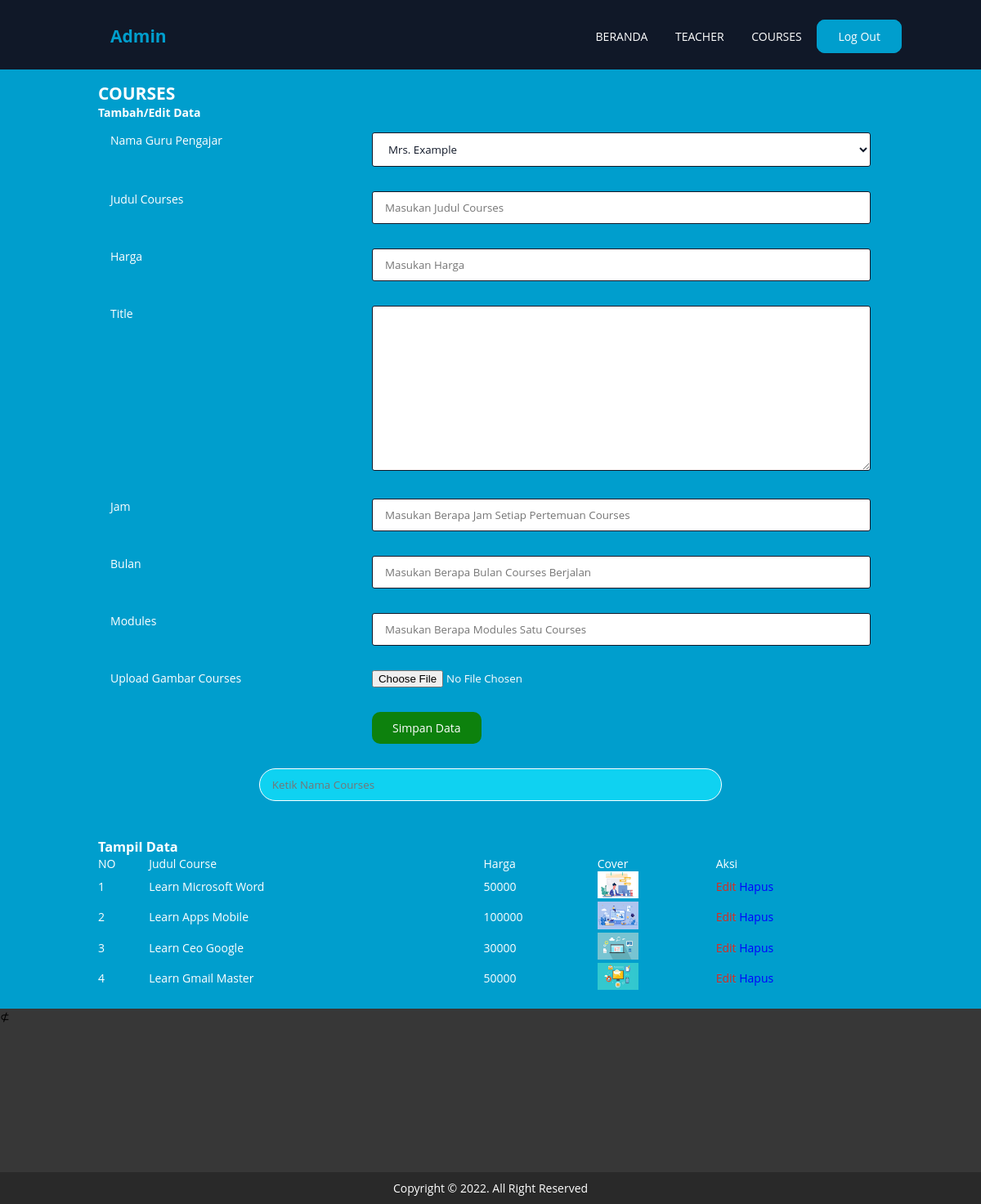
The app's page /admin/index.php?page=courses (signed in) with its own data.
### tables this page shows
CREATE TABLE `course` (
  `id_course` int(11) NOT NULL,
  `id_teacher` int(11) NOT NULL,
  `judul` varchar(100) NOT NULL,
  `harga` int(11) NOT NULL,
  `title` text NOT NULL,
  `jam` int(11) NOT NULL,
  `bulan` int(11) NOT NULL,
  `modules` int(11) NOT NULL,
  `images` varchar(100) NOT NULL
);

### admin/page/tambah_courses.php (the view, shortened to what this page needs)
<?php
$cekuserlogin = $_SESSION['username'];
?>
<?php
if (empty($cekuserlogin)) {
	header("Location: login.php");
} else { ?>
	<!DOCTYPE html>
	<html>
	<head>
		<link rel="stylesheet" type="text/css" href=".../style.css">
	</head>
	<body>
		<div class="body_konten2">
			<div class="container">
				<h2 class="heading_teacher">COURSES</h2>
				<b>Tambah/Edit Data</b>
				<form method="post" action="?page=courses&&proses=simpan" enctype="multipart/form-data">
					<label class="col-4">Nama guru pengajar</label>
					<div class="col-8">
						<select class="form_input" name="id_teacher">
							<?php
							$teacher = mysqli_query(
								$conn,
								"SELECT * FROM teacher"
							);
							while ($teacher1 = mysqli_fetch_array($teacher)) {
							?>
								<option value="
					<?php echo $teacher1['id_teacher']; ?>"><?php echo $teacher1['teacher']; ?></option>
							<?php } ?>
						</select>
					</div>
					<label class="col-4">Judul Courses</label>
					<div class="col-8">
						<input class="form_input" type="text" name="judul" maxlength="50" placeholder="Masukan Judul Courses">
					</div>
					<label class="col-4">Harga</label>
					<div class="col-8">
						<input class="form_input" type="number" name="harga" placeholder="Masukan Harga">
					</div>
					<label class="col-4">Title</label>
					<div class="col-8">
						<textarea class="form_input" name="title" rows="10" style="width:100%;"></textarea>
					</div>
					<label class="col-4">Jam</label>
					<div class="col-8">
						<input class="form_input" type="number" name="jam" placeholder="Masukan berapa jam setiap pertemuan courses">
					</div>
					<label class="col-4">Bulan</label>
					<div class="col-8">
						<input class="form_input" type="number" name="bulan" placeholder="Masukan berapa bulan courses berjalan">
					</div>
					<label class="col-4">Modules</label>
					<div class="col-8">
						<input class="form_input" type="number" name="modules" placeholder="Masukan berapa modules satu courses">
					</div>
					<label class="col-4">Upload Gambar courses</label>
					<input class="col-8" type="file" accept="image/*" name="images">
					<label class="col-4">&nbsp;</label>
					<div class="col-8">
						<button class="form_button2" type="submit">Simpan Data</button>
					</div>
				</form>
				<div class="container">
					<div class="education_search" align="center">
						<input id="live_search" class="form_search" type="text" autocomplete="off" placeholder="Ketik Nama Courses">
					</div>
				</div>
				<h3>Tampil Data</h3>
				<div id="searchresult">
					<table class="table_admin" border="1" cellpadding="5" cellspacing="0">
						<tr>
							<td>NO</td>
							<td>Judul course</td>
							<td>Harga</td>
							<td>Cover</td>
							<td>Aksi</td>
						</tr>
						<?php
						$i = 1;
						$tampil = mysqli_query($conn, "SELECT * FROM course");
						while ($cetak = mysqli_fetch_array($tampil)) {
						?>
							<tr>
								<td><?php echo $i; ?></td>
								<td><?php echo $cetak['judul']; ?></td>
								<td><?php echo $cetak['harga']; ?></td>
								<td><img src="../<?php echo $cetak['images']; ?>" alt="" width="50px"></td>
								<td>
									<a class="text_kecil" href="?page=edit_courses&&id_course=
				<?php echo $cetak['id_course']; ?>">
										Edit</a>
									<a class="text_kecil2" href="?page=courses&&id_course=
				<?php echo $cetak['id_course']; ?>&&proses=hapus">
										Hapus</a>
								</td>
							</tr>
						<?php $i = $i + 1;
						} ?>
					</table>
				</div>
				<br>
			</div>
		</div>
	</body>
	</html>
<?php } ?>

### css/style.css (style rules this page uses)
:root { --gradient: linear-gradient(90deg, #fd6bfd, #1296f3); }
body { margin: 0 0 0 0; font-family: Tahoma, arial; font-size: 14px; }
* { box-sizing: border-box; }
.col-4 { width: 33.33%; }
.col-8 { width: 66.66%; }
[class*="col-"] { float: left; padding: 15px; }
.container { margin: 0 auto; width: 80%; text-align: left; }
* { font-family: "Open Sans", sans-serif; margin: 0; padding: 0; box-sizing: border-box; border: none; outline: none; text-decoration: none; text-transform: capitalize; transition: all 0.2s linear; }
html { font-size: 62.5%; overflow-x: hidden; }
.form_search { width: 50%; padding: 10px 15px; color: #101828; border-radius: 8px; background-color: #fff; border: 1px solid #101828; }
.form_button2 { padding: 10px 25px; border-radius: 10px; background: #0d810d; font-size: 14px; color: #fff; text-decoration: none; }
.body_konten2 { padding-top: 100px; background: #009ecd; color: #fff; }
.form_input { width: 100%; padding: 10px 15px; color: #101828; border-radius: 3px; background-color: #fff; border: 1px solid #101828; }
.table_admin { width: 100%; }
.heading_teacher { color: #fff; }
.text_kecil { text-decoration: none; color: #d92d20; }
.text_kecil2 { text-decoration: none; color: blue; }
.education_search { padding: 30px; width: 100%; line-height: 5em; }
.form_search { width: 80%; padding: 10px 15px; color: #636363; border-radius: 20px; background-color: #0fd2f1; border: 1px solid #fff; }

### records on screen
course: judul "Learn Microsoft Word", harga "50000", images (picture)
course: judul "Learn Apps Mobile", harga "100000", images (picture)
course: judul "Learn Ceo Google", harga "30000", images (picture)
course: judul "Learn Gmail Master", harga "50000", images (picture)

### other values on screen
form field id_teacher "Mrs. Example"
